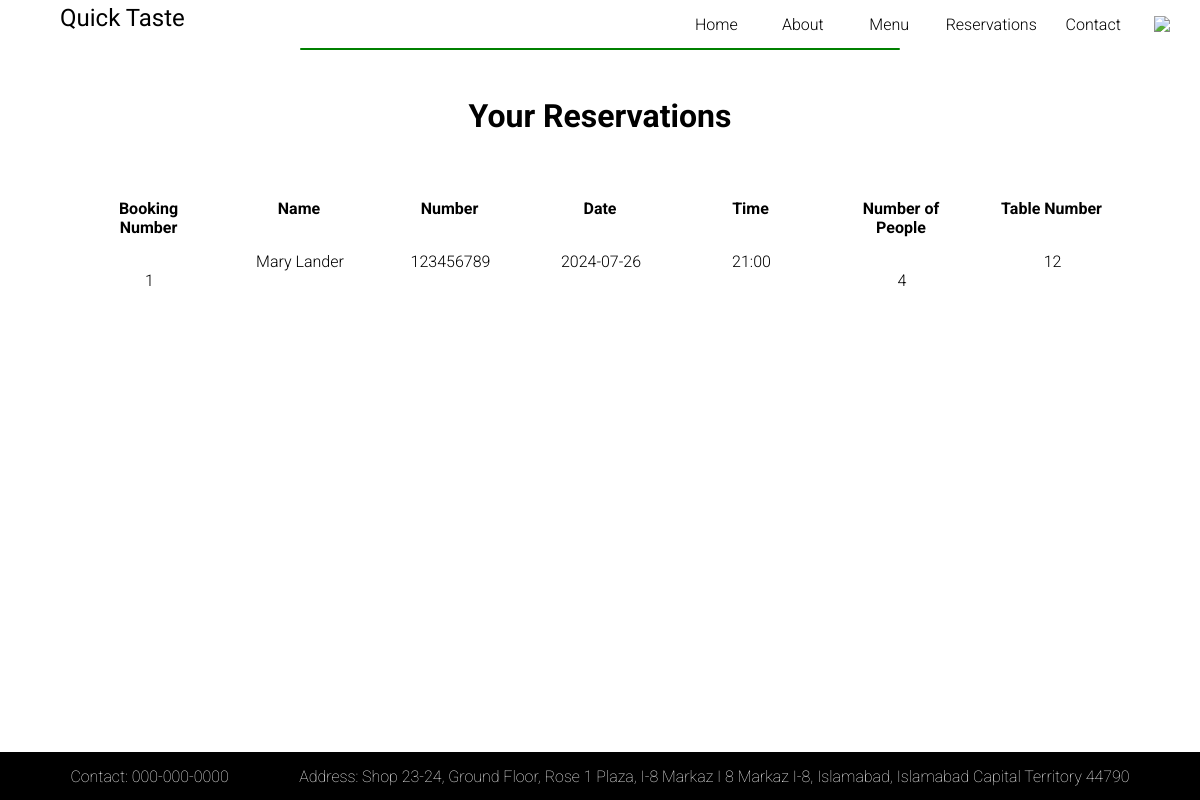
The page /bookings on the database as committed earlier.
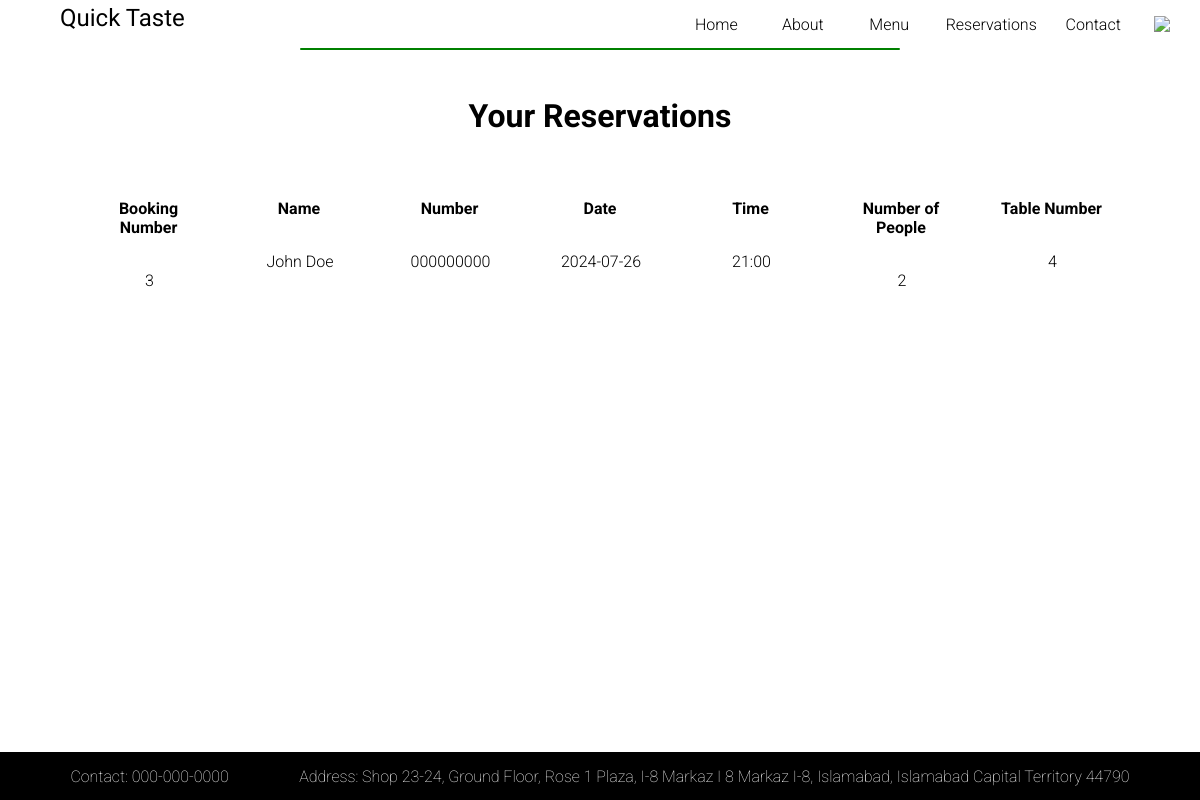
The same page on the database as committed later.
### main/models.py (models this page shows)
class Reservations(models.Model):
    id = models.AutoField(primary_key=True)
    name = models.CharField(max_length=150, null=False)
    number = models.CharField(max_length=14, null=False)
    date = models.CharField(max_length=100, null=False)
    time = models.CharField(null=False, max_length=100)
    number_of_people = models.IntegerField(null=False)
    table_number = models.IntegerField(null=False)

### main/views.py (the view)
# urls.py: path('bookings', views.bookings, name="Bookings"),
def bookings(request):
    if request.method == "GET":
        reservation_all = Reservations.objects.all()
        context = {
            'Booking Number' : [],
            'Name' : [],
            'Number' : [],
            'Date' : [],
            'Time' : [],
            'Number of People' : [],
            'Table Number' : [],
        }
        for i in reservation_all:
            print(i.id)
            context['Booking Number'].append(i.id)
            print(i.name)
            context['Name'].append(i.name)
            print(i.number)
            context['Number'].append(i.number)
            print(i.date)
            context['Date'].append(i.date)
            print(i.time)
            context['Time'].append(i.time)
            print(i.number_of_people)
            context['Number of People'].append(i.number_of_people)
            print(i.table_number)
            context['Table Number'].append(i.table_number)
        if len(context['Booking Number']) == 0:
            context = None
        return render(request, 'bookings.html', context = {'data' : context})
    return render(request, 'bookings.html')

### templates/bookings.html (shortened to what this page needs)
{% load static %}
<!DOCTYPE html>
<html lang="en">
<head>
    <link rel="stylesheet" href="{% static 'css/bookings.css' %}">
</head>
<body>
    <div id="landing_header">
        <a href='#'><h2 id="landing_header_left">
            Quick Taste
        </h2></a>
        <div id="landing_header_right">
            <a href="/">Home</a>
            <a href="/about">About</a>
            <a href="/menu/burgers">Menu</a>
            <a href="/reservations">Reservations</a>
            <a href="/contact">Contact</a>
            <button id="hidden_menu_button"><img id="hidden_menu" src="https://static.thenounproject.com/png/356889-200.png" /></button>
        </div>
    </div>
    <div id="divider_container"><div id="divider"></div></div>
    {% if data %}
    <div id="bookings_container">
        <h1>Your Reservations</h1>
        <div id="bookings_detail_div">
            {% for item, detail in data.items %}
                <table>
                    <tr>
                        <th>{{item}}</th>
                    </tr>
                    <tr>
                        {% for i in detail %}
                        <td>{{i}}</td>
                        {% endfor %}
                    </tr>
                </table>
            {% endfor %}
        </div>
    </div>
    {% else %}
    <h1>You have no reservations</h1>
    {% endif %}
    <div id="footer">
        <h2>Contact: 000-000-0000</h2>
        <h2>Address: Shop 23-24, Ground Floor, Rose 1 Plaza, I-8 Markaz I 8 Markaz I-8, Islamabad, Islamabad Capital Territory 44790</h2>
    </div>
</body>
</html>

### static/css/bookings.css (style rules this page uses)
body { margin: 0; padding: 0; font-family: "Roboto", sans-serif; font-weight: 300; font-style: normal; }
#landing_header { position: relative; max-width: 100vw; height: 6vh; display: flex; align-items: center; }
#landing_header a { text-decoration: none; }
#landing_header_left { position: relative; width: 50vw; height: 5vh; padding-left: 5vw; color: black; font-family: "Playwrite GB S", cursive; font-optical-sizing: auto; font-weight: 100; font-style: normal; align-items: center; }
#landing_header_right { position: relative; height: 6vh; width: 50vw; display: flex; justify-content: space-evenly; align-items: center; }
#landing_header_right a { position: relative; display: grid; color: black; text-decoration: none; height:6vh; align-items: center; justify-content: center; min-width: 5vw; }
#divider_container { position: relative; height: 2vh; max-width: 100vw; display: flex; justify-content: center; }
#divider { position: relative; width: 50vw; height: 0.25vh; background-color: green; border-radius: 5vh; }
#bookings_container { position: relative; display: grid; justify-content: center; align-items: center; max-width: 100vw; height: 86vh; }
#bookings_container h1 { position: relative; text-align: center; }
#bookings_detail_div { position: relative; display: flex; justify-content: space-evenly; align-items:start; width: 90vw; height: 70vh; }
#bookings_detail_div tr { position: relative; display: grid; width: 10vw; align-items: center; justify-content: space-evenly; margin-top: 2vh; }
#bookings_detail_div td { position: relative; display: grid; width: 10vw; align-items: center; justify-content: space-evenly; margin-top: 2vh; }
#footer { position: absolute; bottom: 0vh; width: 100vw; height: 6vh; background-color: black; display: flex; justify-content: space-evenly; align-items: center; }
#footer h2 { color: white; font-family: "Roboto", sans-serif; font-weight: 100; font-style: normal; font-size: 2vh; }
#hidden_menu { position: relative; max-width: 2vw; }
#hidden_menu_button { position: relative; display: grid; background-color: transparent; border: none; max-width: 2vw; align-items: center; justify-content: center; }

Rows that differ between the two databases and show on the page:
removed Reservations: detail "Mary Lander" "123456789" "2024-07-26" "21:00"
added Reservations: detail "John Doe" "000000000" "2024-07-26" "21:00"
Other text that changed with them:
list line gone: "1"
new list line: "3"
list line gone: "4"
new list line: "2"
list line gone: "12"
new list line: "4"
